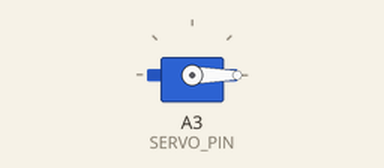
Recording of a sketch running on a simulated Arduino Uno, built with avr-gcc and run on an emulated ATmega328P. On the bench: servo.

Above: at 0.01 s.
At 1.51 s:
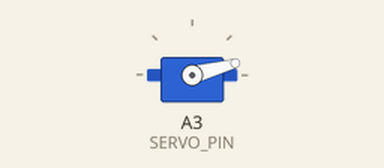
At 3.1 s:
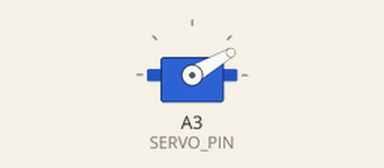
Timing chart, 0 to 7.6 s (numbered marks = the images above):
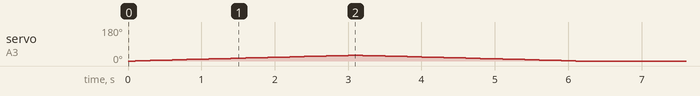

The sketch:

servo.ino
```cpp
#include <Servo.h>

#define SERVO_PIN A3

Servo myServo;
int pos;
void setup() {
    myServo.attach(SERVO_PIN);
    for (pos = 0; pos <= 30; pos += 1) { // goes from 0 degrees to 180 degrees
    // in steps of 1 degree
    myServo.write(pos);              // tell servo to go to position in variable 'pos'
    delay(100);                       // waits 15ms for the servo to reach the position
  }

  for (pos = 30; pos >= 0; pos -= 1) { // goes from 180 degrees to 0 degrees
    myServo.write(pos);              // tell servo to go to position in variable 'pos'
    delay(100);                       // waits 15ms for the servo to reach the position
  }

}

void loop() {

}
```
